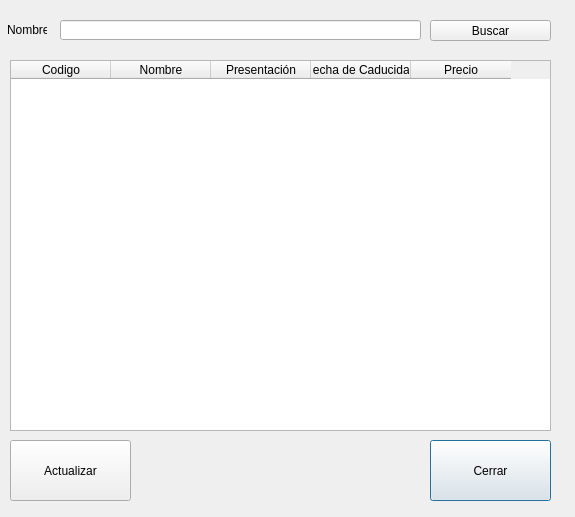
<?xml version="1.0" encoding="UTF-8"?>
<ui version="4.0">
 <class>FrmListaMedicamentos</class>
 <widget class="QDialog" name="FrmListaMedicamentos">
  <property name="geometry">
   <rect>
    <x>0</x>
    <y>0</y>
    <width>575</width>
    <height>517</height>
   </rect>
  </property>
  <property name="windowTitle">
   <string>Lista de Medicamentos</string>
  </property>
  <widget class="QLabel" name="label">
   <property name="geometry">
    <rect>
     <x>7</x>
     <y>20</y>
     <width>40</width>
     <height>20</height>
    </rect>
   </property>
   <property name="text">
    <string>Nombre :</string>
   </property>
  </widget>
  <widget class="QTableWidget" name="twMedicamentos">
   <property name="geometry">
    <rect>
     <x>10</x>
     <y>60</y>
     <width>541</width>
     <height>371</height>
    </rect>
   </property>
   <column>
    <property name="text">
     <string>Codigo</string>
    </property>
   </column>
   <column>
    <property name="text">
     <string>Nombre</string>
    </property>
   </column>
   <column>
    <property name="text">
     <string>Presentación</string>
    </property>
   </column>
   <column>
    <property name="text">
     <string>Fecha de Caducidad</string>
    </property>
   </column>
   <column>
    <property name="text">
     <string>Precio</string>
    </property>
   </column>
  </widget>
  <widget class="QLineEdit" name="txtNombre">
   <property name="geometry">
    <rect>
     <x>60</x>
     <y>20</y>
     <width>361</width>
     <height>20</height>
    </rect>
   </property>
  </widget>
  <widget class="QPushButton" name="cmdCerrar">
   <property name="geometry">
    <rect>
     <x>430</x>
     <y>440</y>
     <width>121</width>
     <height>61</height>
    </rect>
   </property>
   <property name="text">
    <string>Cerrar</string>
   </property>
  </widget>
  <widget class="QPushButton" name="cmdBuscar">
   <property name="geometry">
    <rect>
     <x>430</x>
     <y>20</y>
     <width>121</width>
     <height>21</height>
    </rect>
   </property>
   <property name="text">
    <string>Buscar</string>
   </property>
  </widget>
  <widget class="QPushButton" name="cmdActualizar">
   <property name="geometry">
    <rect>
     <x>10</x>
     <y>440</y>
     <width>121</width>
     <height>61</height>
    </rect>
   </property>
   <property name="text">
    <string>Actualizar</string>
   </property>
  </widget>
 </widget>
 <resources/>
 <connections/>
</ui>
